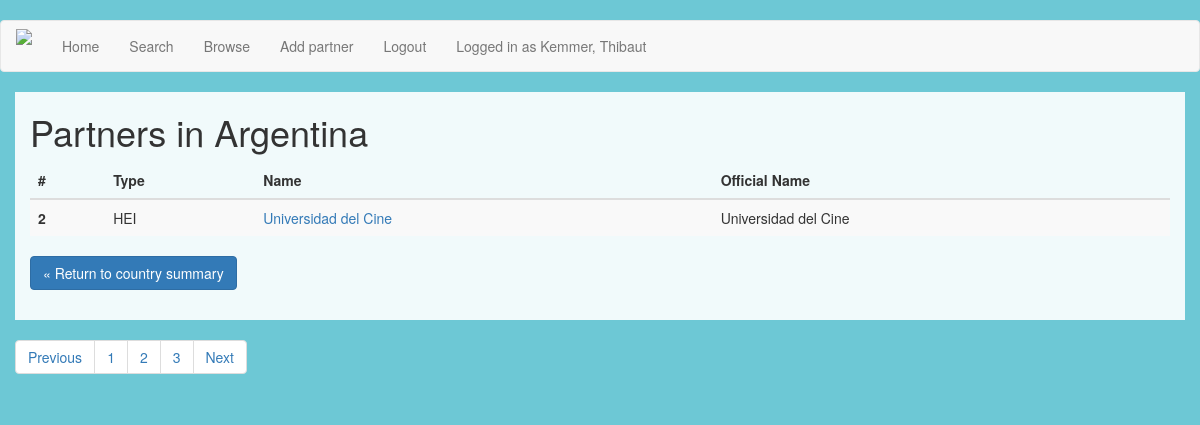
/partners/AR (signed in), run on the app's committed database.
### app/models.py (models this page shows, shortened)
class User(UserMixin, db.Model):
	id = db.Column(db.Integer, primary_key=True)
	userid = db.Column(db.String(64), index=True, unique=True)
	fname = db.Column(db.String(64), index=True)
	sname = db.Column(db.String(64), index=True)
	email = db.Column(db.String(120), index=True, unique=True)
	role = db.Column(db.String)
	passwordhash = db.Column(db.String(128))
	collabs = db.relationship('Partner', backref='col_owner', lazy='dynamic')
	reports = db.relationship('Report', backref='report_author', lazy='dynamic')
	def is_admin(self):
		if self.role == 'Admin':
			return True
		else:
			return False
	@login.user_loader
	def load_user(id):
		return User.query.get(int(id))

class Country(db.Model):
	iso = db.Column(db.String, primary_key=True)
	name = db.Column(db.String)

class Partner(db.Model):
	id = db.Column(db.Integer, primary_key=True)
	name = db.Column(db.String(200), index=True, unique=True)
	offname = db.Column(db.String(200), index=True)
	ptype = db.Column(db.String(128))
	city = db.Column(db.String(128))
	country = db.Column(db.String(128), db.ForeignKey('country.iso'))
	contact = db.Column(db.String(64))
	owner = db.Column(db.Integer, db.ForeignKey('user.id'))
	created_date = db.Column(db.DateTime, index=True, default=datetime.utcnow)
	last_updated = db.Column(db.Date, index=True)
	updated_by = db.Column(db.Integer)
	agreement = db.relationship('Agreement', backref='partner_org', lazy='dynamic')
	visit = db.relationship('Visit', backref='visit_ref', lazy='dynamic')

### app/routes.py (the view)
@app.route('/partners/<country>')
@login_required
def partners(country):
	partners = Partner.query.filter_by(country=country).all()
	country = Country.query.filter_by(iso=country).first_or_404()
	return render_template('partners.html', partners=partners, country=country)

### app/templates/partners.html (shortened to what this page needs)
{% extends "base.html" %}
{% block app_content %}
	<head>
	</head>
	<body>
	    <div class="container-fluid" id="results">
	    	<h1> Partners in {{ country.name }} </h1>
	    	<div class="row">
	        	<div class="col-md-12">
	        		{% if partners %}
		            <table class="table table-striped">
					  <thead>
					    <tr>
					      <th scope="col">#</th>
					      <th scope="col">Type</th>
					      <th scope="col">Name</th>
					      <th scope="col">Official Name</th>
					    </tr>
					  </thead>
					  <tbody>
					  	{% for p in partners %}
					    <tr>
					    	<th scope="row">{{ p.id }}</th>
					     	<td>{{ p.ptype }}</td>
					     	<td><a href="{{ url_for('partner', id=p.id) }}">{{ p.name }}</a></td>
							<td>{{ p.offname }}</td>
						</tr>
					    {% endfor %}
					  </tbody>
					</table>
					{% else %}
					<br>
					<p>There are no partners that meet your search criteria.</p>
					{% endif %}
					<p><a class="btn btn-primary btn-small" href="{{ url_for('country', iso=country.iso)}}" role="button">&laquo; Return to country summary </a></p>
	        	</div>
	    	</div>
	    </div>
	</body>
	<nav aria-label="Page navigation example">
  		<ul class="pagination">
		    <li class="page-item"><a class="page-link" href="#">Previous</a></li>
		    <li class="page-item"><a class="page-link" href="#">1</a></li>
		    <li class="page-item"><a class="page-link" href="#">2</a></li>
		    <li class="page-item"><a class="page-link" href="#">3</a></li>
		    <li class="page-item"><a class="page-link" href="#">Next</a></li>
	  </ul>
	</nav>
{% endblock %}

### app/templates/base.html (shortened to what this page needs)
{% extends 'bootstrap/base.html' %}
{% import 'bootstrap/wtf.html' as wtf %}
{% block navbar %}
	<nav class="navbar navbar-default" id="navbardef">
		<div class="container-fluid">
            <div class="navbar-header">
                <a class="navbar-brand" rel="home" href="{{ url_for('index') }}" title="Home">
                <img style="max-width:100px; margin-top: -7px;"src="https://image.ibb.co/mCLfGy/logo.png">
                </a>
            </div>
            <div class="collapse navbar-collapse" id="bs-example-navbar-collapse-1">
                <ul class="nav navbar-nav">
                    <li><a href="{{ url_for('landing') }}">Home</a></li>
                <ul class="nav navbar-nav navbar-right">
                    {% if current_user.is_anonymous %}
                    <li><a href="{{ url_for('login') }}">Login</a></li>
                    {% else %}
                    <li><a href="{{ url_for('search') }}">Search</a></li>
                    <li><a href="{{ url_for('browsecountry') }}">Browse</a></li>
                    <li><a href="{{ url_for('newpartner') }}">Add partner</a></li>
                    <li><a href="{{ url_for('logout') }}">Logout</a></li>
                    <li><a href="{{ url_for('profile') }}">Logged in as {{ current_user.sname }}, {{ current_user.fname }}</a></li>
                    {% endif %}
                </ul>
            </div>
        </div>
	</nav>
{% endblock %}
{% block content %}
    <head>
    </head>
    <div class="container-fluid">
        {% block app_content %}{% endblock %}
    </div>
{% endblock %}

### app/templates/base.html (style rules this page uses)
body { background-color: #6dc8d5; height: 100%; background-size: cover; background-position: center; background-repeat: no-repeat; padding-top: 20px }

### app/templates/partners.html (style rules this page uses)
#results { background: rgba(255, 255, 255, 0.9); padding-bottom: 20px; }

### data on the page
User: sname "Kemmer", fname "Thibaut"
Country: name "Argentina"
Partner: id "2", ptype "HEI", name "Universidad del Cine", offname "Universidad del Cine"
